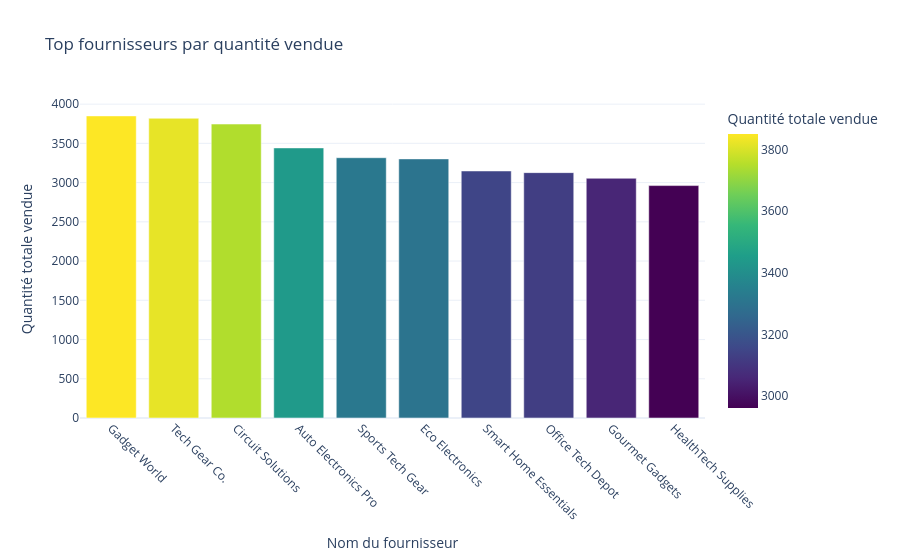

This figure's notebook cell:
### Code cell
# Graphique interactif sur les fournissuers qui vendent le plus
fig = px.bar(
    Top_customer_sale.reset_index(),# .reset_index() est utile pour réinitialiser l'index
    x='Supplier_Name',
    y='Quantity',
    title="Top fournisseurs par quantité vendue",
    labels={'Supplier_Name': "Nom du fournisseur", 'Quantity': "Quantité totale vendue"},
    color='Quantity',
    color_continuous_scale=px.colors.sequential.Viridis
)

# Ajouter des options interactives
fig.update_layout(
    xaxis_tickangle=45,
    xaxis_title="Nom du fournisseur",
    yaxis_title="Quantité totale vendue",
    template="plotly_white"
)

# Afficher le graphique
fig.show()

### Figure 1 — Plotly figure (JSON) as saved in the notebook; plotly's stock layout.template omitted (floating-point values rounded to 4 significant figures)
{"data": [{"alignmentgroup": "True", "hovertemplate": "Nom du fournisseur=%{x}<br>Quantité totale vendue=%{marker.color}<extra></extra>", "legendgroup": "", "marker": {"color": [3850, 3820, 3746, 3442, 3317, 3302, 3148, 3127, 3055, 2962], "coloraxis": "coloraxis", "pattern": {"shape": ""}}, "name": "", "offsetgroup": "", "orientation": "v", "showlegend": false, "textposition": "auto", "type": "bar", "x": ["Gadget World", "Tech Gear Co.", "Circuit Solutions", "Auto Electronics Pro", "Sports Tech Gear", "Eco Electronics", "Smart Home Essentials", "Office Tech Depot", "Gourmet Gadgets", "HealthTech Supplies"], "xaxis": "x", "y": [3850, 3820, 3746, 3442, 3317, 3302, 3148, 3127, 3055, 2962], "yaxis": "y"}], "layout": {"autosize": true, "barmode": "relative", "coloraxis": {"colorbar": {"title": {"text": "Quantité totale vendue"}}, "colorscale": [[0, "#440154"], [0.1111, "#482878"], [0.2222, "#3e4989"], [0.3333, "#31688e"], [0.4444, "#26828e"], [0.5556, "#1f9e89"], [0.6667, "#35b779"], [0.7778, "#6ece58"], [0.8889, "#b5de2b"], [1, "#fde725"]]}, "legend": {"tracegroupgap": 0}, "title": {"text": "Top fournisseurs par quantité vendue"}, "xaxis": {"anchor": "y", "autorange": true, "domain": [0, 1], "range": [-0.5, 9.5], "tickangle": 45, "title": {"text": "Nom du fournisseur"}, "type": "category"}, "yaxis": {"anchor": "x", "autorange": true, "domain": [0, 1], "range": [0, 4053.0], "title": {"text": "Quantité totale vendue"}, "type": "linear"}}}
